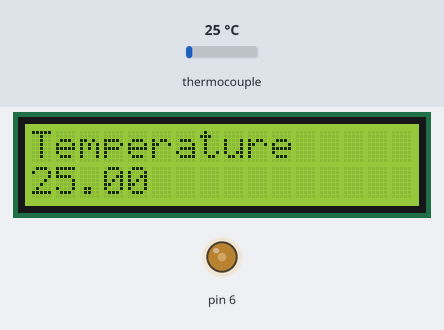
The sketch below on a simulated Arduino Uno, built with avr-gcc and run on an emulated ATmega328P. On the bench: 16×2 character LCD, output pins drawn as LEDs (lit = HIGH). Inputs (shaded band) come from the test bench; at power-on: thermocouple 25 °C. What the sketch prints to the serial monitor is not drawn.

Above: at 1.2 s.
1.3 s: thermocouple set to 6 °C
At 3.0 s:
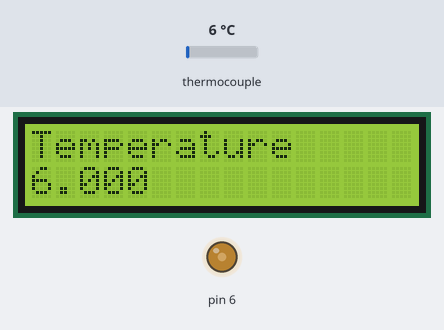
3.5 s: thermocouple set to 75 °C
At 4.7 s:
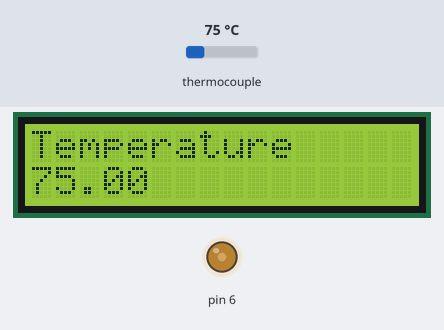
5.5 s: thermocouple set to 150 °C
At 6.4 s:
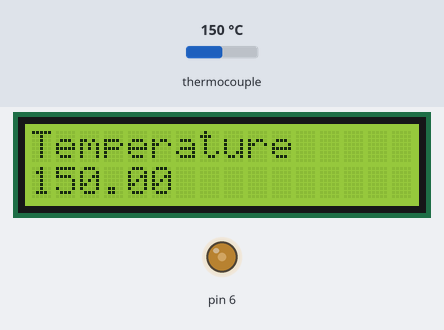
Timing chart, 0 to 8.5 s (numbered marks = the images above; inputs shaded):
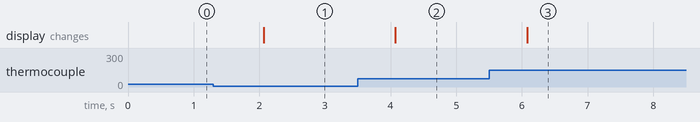

Measured:
- after the input at 1.3 s, the display: changes after 0.77 s (image 1)
- after the input at 3.5 s, the display: changes after 0.57 s (image 2)
- after the input at 5.5 s, the display: changes after 0.58 s (image 3)

The sketch:

Final.ino
```cpp
#include "max6675.h"
#include <LiquidCrystal.h>


int thermoCS  = 10;
int thermoSO =  9;
int thermoSCK = 13;

int Contrast=100;

MAX6675 thermocouple(thermoSCK, thermoCS, thermoSO);
LiquidCrystal lcd(12, 11, 5, 4, 3, 2);


 void setup()
 {
     analogWrite(6,Contrast);
     lcd.begin(16, 2);
     Serial.begin(9600);
     lcd.setCursor(0,0);
     lcd.print("Temperature");
 }


 void loop()
 {
    float temperature_read = thermocouple.readCelsius();
    lcd.setCursor(0,1);
    lcd.print(temperature_read);
    Serial.print(temperature_read);
    delay(1000);


 }
```
